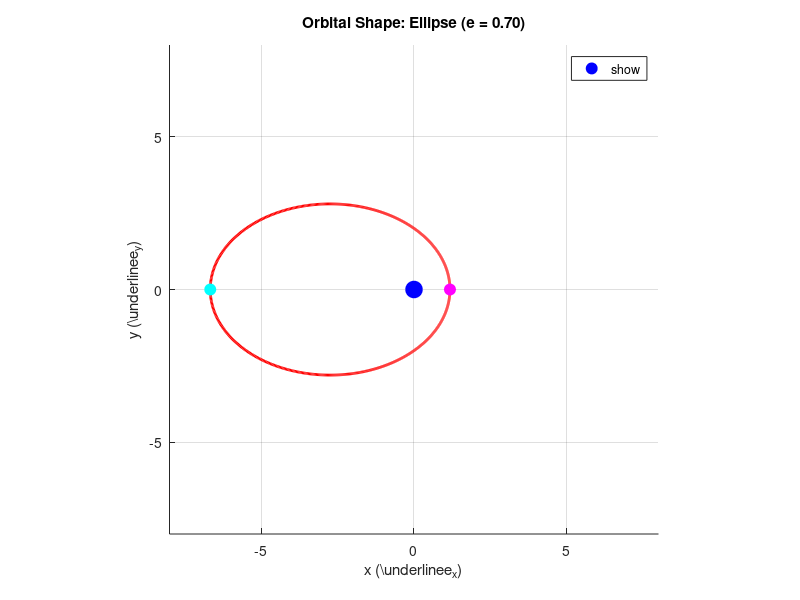

Here is the MATLAB script that generated this plot:
%%Lecture 16

function orbital_simulation_static()
    % Trajectory Equation: r(theta) = p / (1 + e * cos(theta - phi)) 

%%configuration 
    e       = 0.7;    %eccentricity
    phi_deg = 0;     %offset angle in degrees
    p       = 2.0;    %trajectory parameter


    %convert angle to radians
    phi = deg2rad(phi_deg); 

    %eval sweep
    theta = linspace(0, 2*pi, 1000);
    
    %avoid divison by zero
    denominator = 1 + e * cos(theta - phi); 
    valid_idx = denominator > 1e-4; 
    
    r = NaN(size(theta));
    r(valid_idx) = p ./ denominator(valid_idx); 

    %converting polar to cartesian
    x = r .* cos(theta);
    y = r .* sin(theta);

    %%calculating metrics
    if e == 0
        orbit_type = 'Circle'; 
        rp = p;
        ra = p;
    elseif e < 1
        orbit_type = 'Ellipse'; 
        rp = p / (1 + e); %closest
        ra = p / (1 - e); % farthest
    elseif e == 1
        orbit_type = 'Parabola'; 
        rp = p / 2; 
        ra = Inf;
    else
        orbit_type = 'Hyperbola'; 
        rp = p / (1 + e); 
        ra = Inf;
    end

    %%window readout
    fprintf('\n======================================\n');
    fprintf('ORBITAL TRAJECTORY METRICS\n');
    fprintf('======================================\n');
    fprintf('Trajectory Class : %s\n', orbit_type);
    fprintf('Parameter (p)    : %.2f\n', p); 
    fprintf('Eccentricity (e) : %.2f\n', e); 
    fprintf('Offset Angle     : %.1f°\n', phi_deg); 
    fprintf('Periapsis (r_p)  : %.2f\n', rp); 
    if isfinite(ra)
        fprintf('Apoapsis (r_a)   : %.2f\n', ra);
    else
        fprintf('Apoapsis (r_a)   : Infinity (Escape Path)\n'); 
    end
    fprintf('======================================\n');

    %%plotting
    fig = figure('Name', 'ME 104: Static Orbital Trajectory', 'Color', 'w');
    ax = axes('Parent', fig);
    grid(ax, 'on');
    axis(ax, 'equal');
    hold(ax, 'on');
    xlabel(ax, 'x (\underline{e}_x)'); 
    ylabel(ax, 'y (\underline{e}_y)'); 
    title(ax, sprintf('Orbital Shape: %s (e = %.2f)', orbit_type, e));

    %plot mass M at center
    plot(ax, 0, 0, 'bo', 'MarkerSize', 12, 'MarkerFaceColor', 'b', 'DisplayName', 'Mass M'); 

    %plotting path
    plot(ax, x, y, 'r-', 'LineWidth', 2, 'DisplayName', 'Trajectory');

    % Plot the Periapsis point
    xp = rp * cos(phi);
    yp = rp * sin(phi);
    plot(ax, xp, yp, 'mo', 'MarkerSize', 8, 'MarkerFaceColor', 'm', 'DisplayName', 'Periapsis (r_p)');

    % Plot Apoapsis point
    if isfinite(ra)
        xa = ra * cos(phi + pi);
        ya = ra * sin(phi + pi);
        plot(ax, xa, ya, 'co', 'MarkerSize', 8, 'MarkerFaceColor', 'c', 'DisplayName', 'Apoapsis (r_a)');
    end

    legend(ax, 'show', 'Location', 'best');

    %layout bounds
    padding = rp * 2.5;
    if isfinite(ra) && ra < 25
        padding = ra * 1.2;
    end
    xlim(ax, [-padding, padding]);
    ylim(ax, [-padding, padding]);
end
